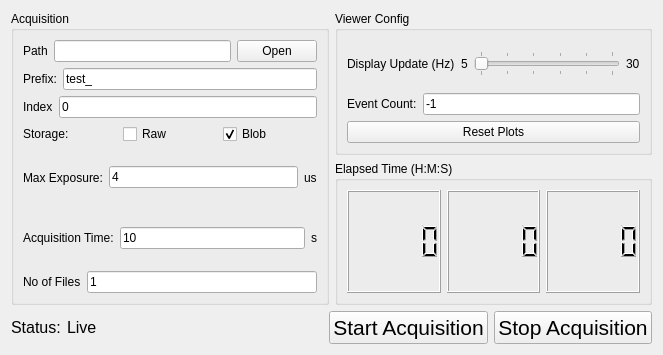
<?xml version="1.0" encoding="UTF-8"?>
<ui version="4.0">
 <class>Form</class>
 <widget class="QWidget" name="Form">
  <property name="geometry">
   <rect>
    <x>0</x>
    <y>0</y>
    <width>663</width>
    <height>355</height>
   </rect>
  </property>
  <property name="windowTitle">
   <string>Form</string>
  </property>
  <layout class="QVBoxLayout" name="verticalLayout_4">
   <item>
    <layout class="QHBoxLayout" name="horizontalLayout_13">
     <item>
      <widget class="QGroupBox" name="groupBox_3">
       <property name="title">
        <string>Acquisition</string>
       </property>
       <layout class="QVBoxLayout" name="verticalLayout_2">
        <item>
         <layout class="QHBoxLayout" name="horizontalLayout_4">
          <item>
           <widget class="QLabel" name="label_6">
            <property name="text">
             <string>Path</string>
            </property>
           </widget>
          </item>
          <item>
           <widget class="QLineEdit" name="path_name"/>
          </item>
          <item>
           <widget class="QPushButton" name="openpath">
            <property name="text">
             <string>Open</string>
            </property>
           </widget>
          </item>
         </layout>
        </item>
        <item>
         <layout class="QHBoxLayout" name="horizontalLayout_5">
          <item>
           <widget class="QLabel" name="label_7">
            <property name="text">
             <string>Prefix:</string>
            </property>
           </widget>
          </item>
          <item>
           <widget class="QLineEdit" name="file_prefix">
            <property name="text">
             <string>test_</string>
            </property>
           </widget>
          </item>
         </layout>
        </item>
        <item>
         <layout class="QHBoxLayout" name="horizontalLayout_12">
          <item>
           <widget class="QLabel" name="label_14">
            <property name="text">
             <string>Index</string>
            </property>
           </widget>
          </item>
          <item>
           <widget class="QLineEdit" name="startindex">
            <property name="text">
             <string>0</string>
            </property>
           </widget>
          </item>
         </layout>
        </item>
        <item>
         <layout class="QHBoxLayout" name="horizontalLayout_9">
          <item>
           <widget class="QLabel" name="label_5">
            <property name="text">
             <string>Storage:</string>
            </property>
           </widget>
          </item>
          <item>
           <widget class="QCheckBox" name="raw_enable">
            <property name="text">
             <string>Raw</string>
            </property>
           </widget>
          </item>
          <item>
           <widget class="QCheckBox" name="blob_enable">
            <property name="text">
             <string>Blob</string>
            </property>
            <property name="checked">
             <bool>true</bool>
            </property>
           </widget>
          </item>
         </layout>
        </item>
        <item>
         <layout class="QHBoxLayout" name="horizontalLayout_7">
          <item>
           <layout class="QHBoxLayout" name="horizontalLayout_8">
            <item>
             <widget class="QLabel" name="label_10">
              <property name="text">
               <string>Max Exposure:</string>
              </property>
             </widget>
            </item>
            <item>
             <widget class="QLineEdit" name="exposure_time">
              <property name="text">
               <string>4</string>
              </property>
             </widget>
            </item>
            <item>
             <widget class="QLabel" name="label_11">
              <property name="text">
               <string>us</string>
              </property>
             </widget>
            </item>
           </layout>
          </item>
         </layout>
        </item>
        <item>
         <layout class="QHBoxLayout" name="horizontalLayout_6">
          <item>
           <widget class="QLabel" name="label_8">
            <property name="text">
             <string>Acquisition Time:</string>
            </property>
           </widget>
          </item>
          <item>
           <widget class="QLineEdit" name="acq_time">
            <property name="text">
             <string>10</string>
            </property>
           </widget>
          </item>
          <item>
           <widget class="QLabel" name="label_9">
            <property name="text">
             <string>s</string>
            </property>
           </widget>
          </item>
         </layout>
        </item>
        <item>
         <layout class="QHBoxLayout" name="horizontalLayout_11">
          <item>
           <widget class="QLabel" name="label_13">
            <property name="text">
             <string>No of Files</string>
            </property>
           </widget>
          </item>
          <item>
           <widget class="QLineEdit" name="repeat_value">
            <property name="text">
             <string>1</string>
            </property>
           </widget>
          </item>
         </layout>
        </item>
       </layout>
      </widget>
     </item>
     <item>
      <layout class="QVBoxLayout" name="verticalLayout_3">
       <item>
        <widget class="QGroupBox" name="groupBox">
         <property name="title">
          <string>Viewer Config</string>
         </property>
         <layout class="QVBoxLayout" name="verticalLayout">
          <item>
           <layout class="QHBoxLayout" name="horizontalLayout_2">
            <item>
             <widget class="QLabel" name="label">
              <property name="text">
               <string>Display Update (Hz)</string>
              </property>
             </widget>
            </item>
            <item>
             <widget class="QLabel" name="label_2">
              <property name="text">
               <string>5</string>
              </property>
             </widget>
            </item>
            <item>
             <widget class="QSlider" name="display_rate">
              <property name="minimum">
               <number>5</number>
              </property>
              <property name="maximum">
               <number>30</number>
              </property>
              <property name="orientation">
               <enum>Qt::Horizontal</enum>
              </property>
              <property name="invertedAppearance">
               <bool>false</bool>
              </property>
              <property name="tickPosition">
               <enum>QSlider::TicksBothSides</enum>
              </property>
              <property name="tickInterval">
               <number>5</number>
              </property>
             </widget>
            </item>
            <item>
             <widget class="QLabel" name="label_3">
              <property name="text">
               <string>30</string>
              </property>
             </widget>
            </item>
           </layout>
          </item>
          <item>
           <layout class="QHBoxLayout" name="horizontalLayout_3">
            <item>
             <widget class="QLabel" name="label_4">
              <property name="text">
               <string>Event Count:</string>
              </property>
             </widget>
            </item>
            <item>
             <widget class="QLineEdit" name="event_count">
              <property name="inputMask">
               <string/>
              </property>
              <property name="text">
               <string>-1</string>
              </property>
             </widget>
            </item>
           </layout>
          </item>
          <item>
           <widget class="QPushButton" name="reset_plots">
            <property name="text">
             <string>Reset Plots</string>
            </property>
           </widget>
          </item>
         </layout>
        </widget>
       </item>
       <item>
        <widget class="QGroupBox" name="groupBox_2">
         <property name="title">
          <string>Elapsed Time (H:M:S)</string>
         </property>
         <layout class="QHBoxLayout" name="horizontalLayout_10">
          <item>
           <widget class="QLCDNumber" name="elapsed_time_h"/>
          </item>
          <item>
           <widget class="QLCDNumber" name="elapsed_time_m"/>
          </item>
          <item>
           <widget class="QLCDNumber" name="elapsed_time_s"/>
          </item>
         </layout>
        </widget>
       </item>
      </layout>
     </item>
    </layout>
   </item>
   <item>
    <layout class="QHBoxLayout" name="horizontalLayout">
     <item>
      <widget class="QLabel" name="label_12">
       <property name="sizePolicy">
        <sizepolicy hsizetype="Preferred" vsizetype="Fixed">
         <horstretch>0</horstretch>
         <verstretch>0</verstretch>
        </sizepolicy>
       </property>
       <property name="font">
        <font>
         <pointsize>12</pointsize>
        </font>
       </property>
       <property name="text">
        <string>Status:</string>
       </property>
      </widget>
     </item>
     <item>
      <widget class="QLabel" name="text_status">
       <property name="sizePolicy">
        <sizepolicy hsizetype="Preferred" vsizetype="Fixed">
         <horstretch>0</horstretch>
         <verstretch>0</verstretch>
        </sizepolicy>
       </property>
       <property name="font">
        <font>
         <pointsize>12</pointsize>
        </font>
       </property>
       <property name="text">
        <string>Live</string>
       </property>
      </widget>
     </item>
     <item>
      <spacer name="horizontalSpacer">
       <property name="orientation">
        <enum>Qt::Horizontal</enum>
       </property>
       <property name="sizeHint" stdset="0">
        <size>
         <width>40</width>
         <height>20</height>
        </size>
       </property>
      </spacer>
     </item>
     <item>
      <widget class="QPushButton" name="start_acq">
       <property name="sizePolicy">
        <sizepolicy hsizetype="Minimum" vsizetype="Fixed">
         <horstretch>0</horstretch>
         <verstretch>0</verstretch>
        </sizepolicy>
       </property>
       <property name="font">
        <font>
         <pointsize>16</pointsize>
        </font>
       </property>
       <property name="text">
        <string>Start Acquisition</string>
       </property>
      </widget>
     </item>
     <item>
      <widget class="QPushButton" name="end_acq">
       <property name="sizePolicy">
        <sizepolicy hsizetype="Minimum" vsizetype="Fixed">
         <horstretch>0</horstretch>
         <verstretch>0</verstretch>
        </sizepolicy>
       </property>
       <property name="font">
        <font>
         <pointsize>16</pointsize>
        </font>
       </property>
       <property name="text">
        <string>Stop Acquisition</string>
       </property>
      </widget>
     </item>
    </layout>
   </item>
  </layout>
 </widget>
 <resources/>
 <connections/>
</ui>
